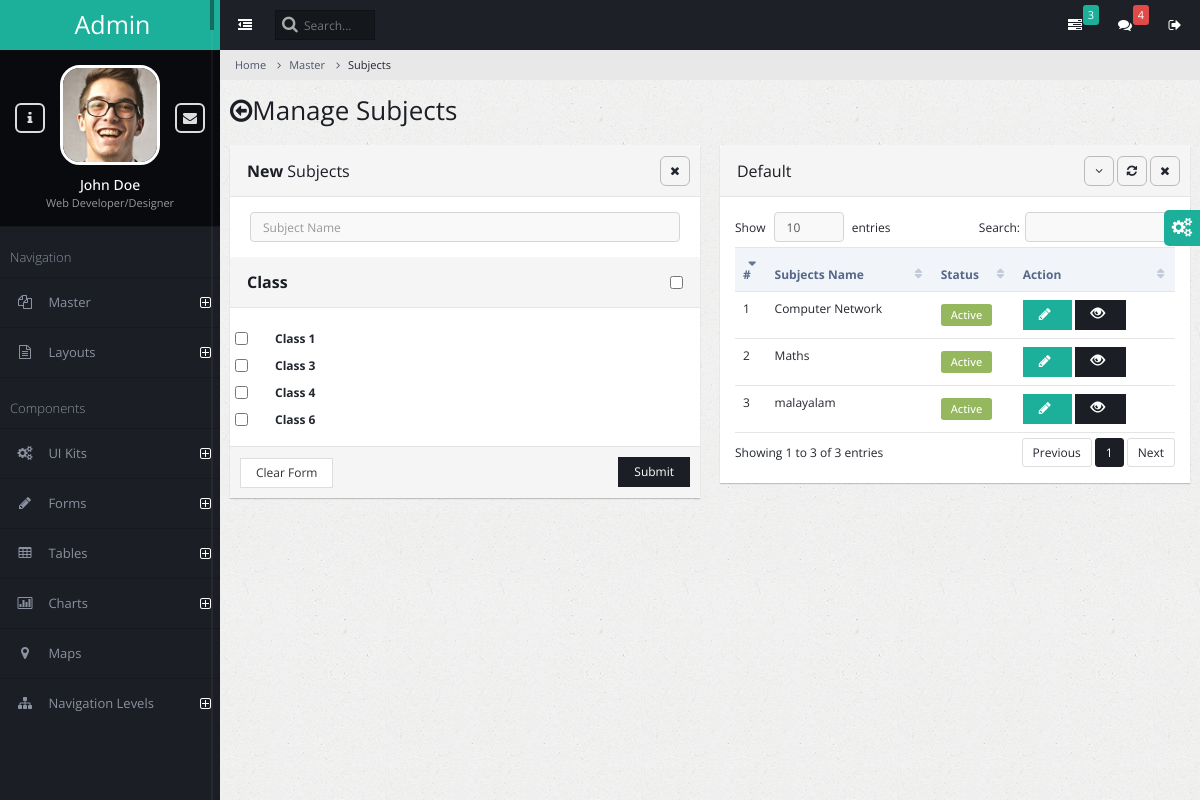
/subject/, run on the app's committed database.
### admin_master/models.py (models this page shows)
class AcademicClass(models.Model):
    class_name = models.CharField(max_length=150)
    is_enabled = models.BooleanField(default=True)

class AcademicSubject(models.Model):
    subject_name = models.CharField(max_length=150)
    classes = models.ManyToManyField('AcademicClass')
    is_active = models.BooleanField(default=True)

### admin_master/views.py (the view, shortened to what this page needs)
# urls.py: path('subject/', views.subject_manage,name="subject"),
def subject_manage(request):
    success_message=None
    error_message = None
    academic_classes = AcademicClass.objects.filter(is_enabled=True)
    academic_subject=AcademicSubject.objects.all()
    context={
        'errormessage': error_message,
        'successmessage': success_message,
        "academic_classes":academic_classes,
        "academic_subject":academic_subject
    }
    return render(request,"subject_manage.html",context)

### admin_master/templates/subject_manage.html (shortened to what this page needs)
{% extends 'admin_base.html' %}
{% block content %}
<ul class="breadcrumb">
    <li><a href="#">Home</a></li>
    <li><a href="#">Master</a></li>
    <li class="active">Subjects</li>
</ul>
<div class="page-title">
    <h2><span class="fa fa-arrow-circle-o-left"></span>Manage Subjects</h2>
</div>
<div class="page-content-wrap">
    <div class="row">
        <div class="col-md-6">
            <form class="form-horizontal" method="post" enctype="multipart/form-data">
            <div class="panel panel-default">
                <div class="panel-heading">
                    <h3 class="panel-title"><strong>New </strong> Subjects</h3>
                    <ul class="panel-controls">
                        <li><a href="#" class="panel-remove"><span class="fa fa-times"></span></a></li>
                    </ul>
                </div>
                <div class="panel-body">
                    <div class="row">
                        <div class="col-md-12">
                            <div class="form-group">
                                <div class="col-md-12 col-xs-12">
                                    <input type="text" required autofocus name='subject_name' class="form-control" placeholder="Subject Name"/>
                                </div>
                            </div>
                        </div>
                    </div>
                </div>
                <div class="panel-heading">
                    <h3 class="panel-title"><strong>Class </strong></h3>
                    <ul class="panel-controls">
                        <li><div class="checkbox">
                            <input type="checkbox"
                            class="classCheckbox"
                            {% comment %} class="icheckbox" {% endcomment %}
                             id="selectAllCheckbox" onclick="checkAll()" />
                        </div></li>
                    </ul>
                </div>
                <div class="panel-body">
                    <div class="row">
                        <div class="col-md-12">
                            {% for class in academic_classes %}
                            <div class="checkbox">
                                <input type="checkbox" name="classes" class="classCheckbox" value="{{class.id}}"/>
                                <label style="font-weight: bold;">Class {{class.class_name}}</label>
                            </div>
                        {% endfor %}
                        </div>
                    </div>
                </div>
                <div class="panel-footer">
                    <input type="reset" value="Clear Form" class="btn btn-default">
                    <button class="btn btn-primary pull-right">Submit</button>
                </div>
            </div>
        </form>
        </div>
        <div class="col-md-6">
            <div class="panel panel-default">
                <div class="panel-heading">
                    <h3 class="panel-title">Default</h3>
                    <ul class="panel-controls">
                        <li><a href="#" class="panel-collapse"><span class="fa fa-angle-down"></span></a></li>
                        <li><a href="#" class="panel-refresh"><span class="fa fa-refresh"></span></a></li>
                        <li><a href="#" class="panel-remove"><span class="fa fa-times"></span></a></li>
                    </ul>
                </div>
                <div class="panel-body">
                    <table class="table datatable">
                        <thead>
                            <tr>
                                <th>#</th>
                                <th>Subjects Name</th>
                                <th>Status</th>
                                <th>Action</th>
                            </tr>
                        </thead>
                        <tbody>
                            {% for Subject in academic_subject %}
                            <tr id="{{Subject.id}}">
                                <td>{{ forloop.counter }}</td>
                                <td>{{ Subject.subject_name }}</td>
                                <td>
                                    {% if Subject.is_active %}
                                    <span class="label label-success label-form">Active</span>
                                    {% else %}
                                    <span class="label label-danger label-form">Deactive</span>
                                    {% endif %}
                                </td>
                                <td>
                                    <button class="btn btn-info" onclick="edit_pop_subject({{Subject.id}})">
                                        <span id ="spinner{{Subject.id}}" class="fa fa-pencil"></span>
                                    </button>
                                    <button class="btn btn-primary" onclick="edit_view_subject({{Subject.id}})">
                                        <span class="glyphicon glyphicon-eye-open"></span>
                                    </button>
                                </td>
                            </tr>
                        {% endfor %}
                        </tbody>
                    </table>
                </div>
            </div>
        </div>
    </div>
</div>
{% endblock %}

### data on the page
AcademicClass: class_name "1"
AcademicClass: class_name "3"
AcademicClass: class_name "4"
AcademicClass: class_name "6"
AcademicSubject: subject_name "Computer Network", is_active "Active"
AcademicSubject: subject_name "Maths", is_active "Active"
AcademicSubject: subject_name "malayalam", is_active "Active"
